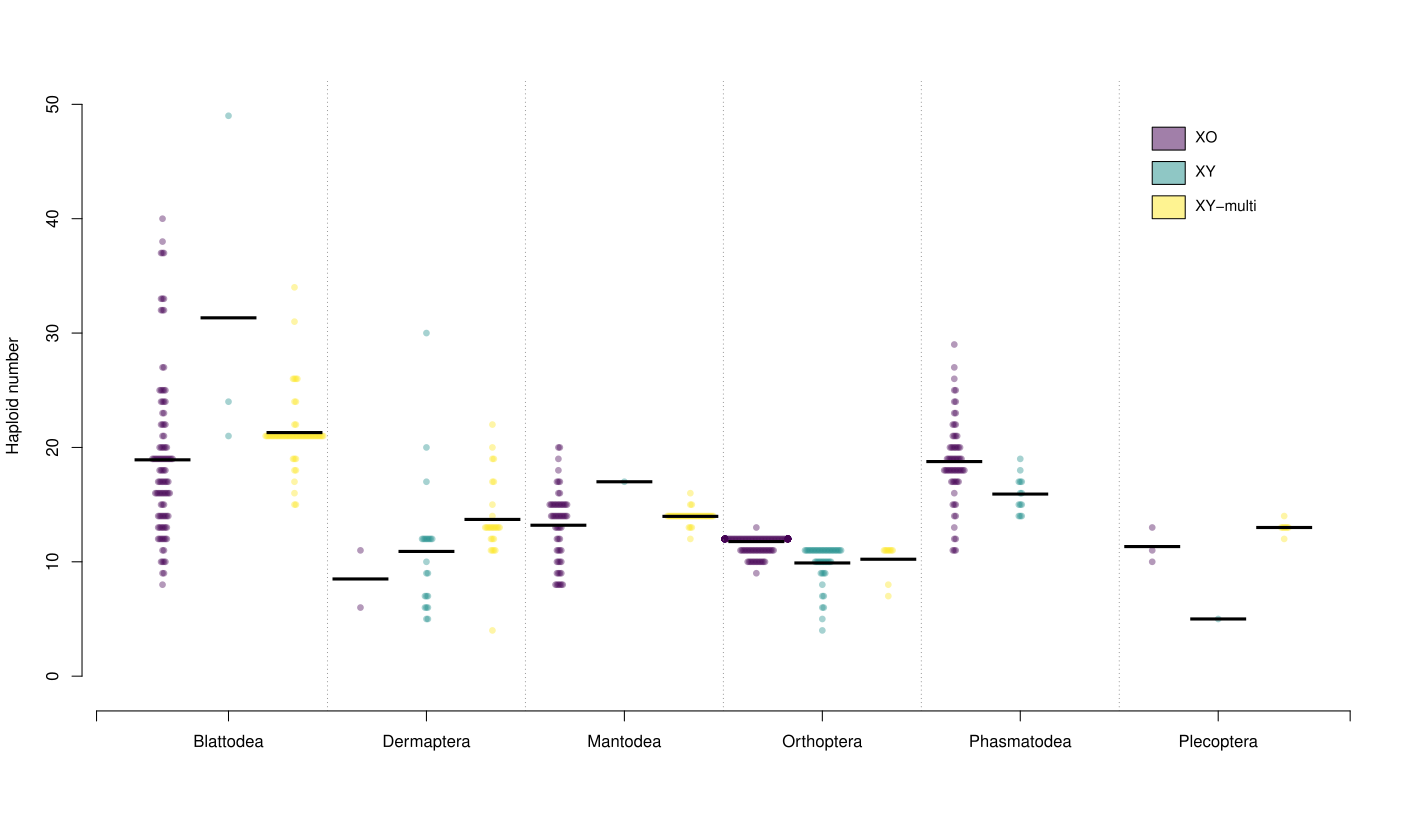

Generate this figure with R:
# figure looking at the full dataset to see any patterns of
# chromosome evolution

# load required pachages
library(beeswarm)
library(viridis)

# read in data
chroms <- read.csv(file = "../data/chrom.data/chroms.csv",
                   as.is = T)

# filter out missing data
chroms <- chroms[chroms$SCS != "",]
chroms <- chroms[!is.na(chroms$hap),]

# Rename sex chromosome systems accordingly

# "complex XY|homomorphic" should be "XY-multi"
chroms[chroms$SCS == "complex XY|homomorphic",]$SCS <- "XY-multi" 
chroms[chroms$SCS == "complex XY",]$SCS <- "XY-multi" 

# "complex XO" should be "XY-multi"
chroms[chroms$SCS == "complex XO",]$SCS <- "XY-multi"

# "XY|homomorphic" should be "XY"
chroms[chroms$SCS == "XY|homomorphic",]$SCS <- "XY" 
chroms[chroms$SCS == "XO|XY",]$SCS <- "XY"
chroms[chroms$SCS == "homomorphic",]$SCS <- "XY"

# Include Isoptera under Blattodea
chroms[chroms$order == "Isoptera",]$order <- "Blattodea" 

# Exclude orders which do not have variation in sex chromsome systems
chroms.new <- data.frame()

for(i in 1:length(unique(chroms$order))){
  chroms.temp <- chroms[chroms$order == unique(chroms$order)[i], ]
  if(length(unique(chroms.temp$SCS)) > 1){
    chroms.new <- rbind(chroms.new, chroms.temp)
  }
  rm(chroms.temp)
}

# calculate the means of the haploid numbers for different SCSs in 
# different orders
chroms.means <- matrix(data = NA,
                       nrow = length(unique(chroms.new$order)),
                       ncol = 3)

rownames(chroms.means) <- c(unique(chroms.new$order))
colnames(chroms.means) <- c("XO", "XY", "XY-multi")

for(i in 1:length(unique(chroms.new$order))){
  for(j in 1:3){
    chroms.means[i,j] <-  mean(chroms$hap[chroms$order == unique(chroms.new$order)[i] & 
                                            chroms$SCS == colnames(chroms.means)[j]])
  }
}

# calculate the standatd errors of these means
# chroms.std.error <- matrix(data = NA,
#                            nrow = length(unique(chroms.new$order)),
#                            ncol = 3)

# rownames(chroms.std.error) <- c(unique(chroms.new$order))
# colnames(chroms.std.error) <- c("XO.se", "XY.se", "XY-multi.se")

# for(i in 1:length(unique(chroms.new$order))){
#   for(j in 1:3){
#     if(length(chroms$hap[chroms$order == unique(chroms.new$order)[i] & 
#                          chroms$SCS == colnames(chroms.means)[j]]) > 1){
#       chroms.std.error[i,j] <- chroms.means[i,j] / sqrt(length(chroms$hap[chroms$order == unique(chroms.new$order)[i] & 
#                                                                             chroms$SCS == colnames(chroms.means)[j]]))
#     }
#   }
#   
# }

# order them alphabetically
chroms.means <- chroms.means[order(rownames(chroms.means)),]

# chroms.std.error <- chroms.std.error[order(rownames(chroms.std.error)),]

# do the beeswarm plot

beeswarm(chroms.new$hap~chroms.new$SCS + chroms.new$order,
         corral = "gutter",
         cex = .9,
         pch = 16,
         xlab = "",
         ylab = "Haploid number",
         axes = F,
         col = viridis(n=3, alpha = 0.4,
                       direction = 1),
         spacing = 0.2,
         ylim = c(-1,50))


# counters
mean.x0 <- 0.6
mean.x1 <- 1.4

# se.upper.x0 <- 1
# se.upper.x1 <- 1
# 
# se.lower.x0 <- 1
# se.lower.x1 <- 1

for (i in 1:6) {
  for(j in 1:3){
    # plot means
    segments(x0 = mean.x0,
             y0 = chroms.means[i,j],
             x1 = mean.x1,
             y1 = chroms.means[i,j],
             col = "black",
             lwd = 3,
             lend = 2)
    # plot error bars
    # upper
    # segments(x0 = se.upper.x0,
    #          y0 = chroms.means[i,j],
    #          x1 = se.upper.x1,
    #          y1 = chroms.means[i,j]+chroms.std.error[i,j],
    #          col = "grey50",
    #          lty = 5)
    # horizontal bar
    # segments(x0 = se.upper.x0+0.2,
    #          y0 = chroms.means[i,j]+chroms.std.error[i,j],
    #          x1 = se.upper.x1-0.2,
    #          y1 = chroms.means[i,j]+chroms.std.error[i,j],
    #          col = "grey50",
    #          lty = 5)
    # lower
    # segments(x0 = se.lower.x0,
    #          y0 = chroms.means[i,j],
    #          x1 = se.lower.x1,
    #          y1 = chroms.means[i,j]-chroms.std.error[i,j],
    #          col = "grey50",
    #          lty = 5)
    #horizontal bar
    # segments(x0 = se.lower.x0 +0.2,
    #          y0 = chroms.means[i,j]-chroms.std.error[i,j],
    #          x1 = se.lower.x1 -0.2,
    #          y1 = chroms.means[i,j]-chroms.std.error[i,j],
    #          col = "grey50",
    #          lty = 5)
    
    # counters
    mean.x0 <- mean.x0 + 1
    mean.x1 <- mean.x1 + 1
    
    # se.upper.x0 <- se.upper.x0 + 1
    # se.upper.x1 <- se.upper.x1 + 1
    # 
    # se.lower.x0 <- se.lower.x0 + 1
    # se.lower.x1 <- se.lower.x1 + 1
    
  }
}

abline(v = (seq(from = 3.5, to = 18, by = 3)),
       col = "grey50",
       lty = 3)

axis(side = 1,
     at = c(0, seq(from = 2,  to = 18, by = 3), 19),
     labels = c(NA ,row.names(chroms.means), NA),
     tick = T,
     las = 1)

axis(side = 2,
     at = seq(from = 0,  to = 50, by = 10),
     tick = T)

left.s <- 16
for(i in 1:3){
  rect(xleft = left.s,
       ybottom = c(46,43,40)[i] ,
       xright = left.s+.5,
       ytop = c(48,45,42)[i],
       col = viridis(n = 3, alpha = 0.5,
                     direction = 1)[i])
  
  text(x = left.s+.5,
       y = c(47,44,41)[i],
       labels = sort(unique(chroms.new$SCS))[i],
       pos = 4,
       cex = .9)
  
}
